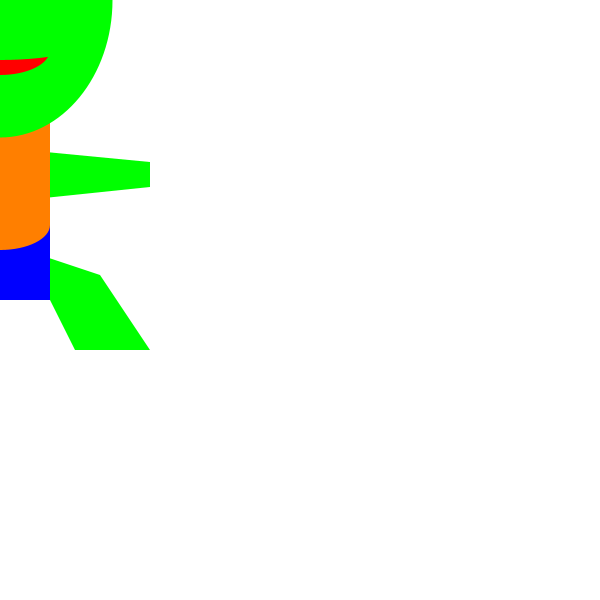
Frame 1 (no input)
Frame 60 (the mouse pressed at the canvas centre just before this capture): identical to frame 1, image omitted
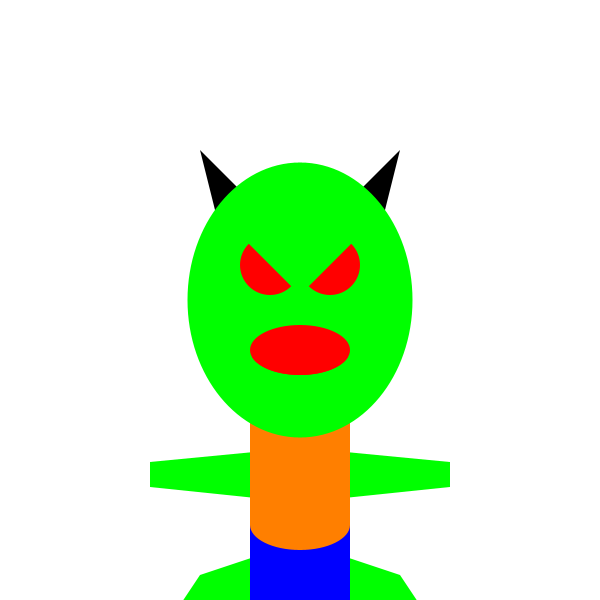
Frame 120 (the mouse held since frame 60 and released just before this capture)

The Processing sketch that drew these frames (run headless with seeded random() and noise(); from frame 60 on, the mouse is pressed at the canvas centre):

// Processing sketch: CalvinCheang_Ex1
// ── CalvinCheang_Ex1.pde
void setup(){
  size(600,600);
  background(255);
  
  fill(0);
  triangle(300,250,200,150,250,350);
  triangle(300,250,400,150,350,350);
  //ellipse(width/2,height/2,225,275);
  ellipse(mouseX,mouseY,225,275);
  
  fill(255,0,0);
  arc(width/2-30,height/2-35,60,60,QUARTER_PI,PI+QUARTER_PI, PIE);
  arc(width/2+30,height/2-35,60,60,0-QUARTER_PI,HALF_PI+QUARTER_PI,PIE);
  
  ellipse(width/2,height/2+50,100,50);
  
  
  
  frameRate(30);
}

void draw(){
  size(600,600);
  background(255);
  noStroke();
  fill(0);
  triangle(mouseX,mouseY-50,mouseX-100,mouseY-150,mouseX-50,mouseY+50);
  triangle(mouseX,mouseY-50,mouseX+100,mouseY-150,mouseX+50,mouseY+50);
  fill(0,255,0);
  quad(mouseX-25,mouseY+250,mouseX-75,mouseY+350,mouseX-150,mouseY+350,mouseX-100,mouseY+275);
  quad(mouseX+25,mouseY+250,mouseX+75,mouseY+350,mouseX+150,mouseY+350,mouseX+100,mouseY+275);
  quad(mouseX-25,mouseY+150,mouseX-25,mouseY+200,mouseX-150,mouseY+187,mouseX-150,mouseY+162);
  quad(mouseX+25,mouseY+150,mouseX+25,mouseY+200,mouseX+150,mouseY+187,mouseX+150,mouseY+162);
  fill(0,0,255);
  rect(mouseX-50,mouseY+100,100,200);
  fill(255,127,0);
  rect(mouseX-50,mouseY+100,100,125);
  ellipse(mouseX,mouseY+225,100,50);
  fill(0,255,0);
  ellipse(mouseX,mouseY,225,275);
  
  fill(255,0,0);
  arc(mouseX-30,mouseY-35,60,60,QUARTER_PI,PI+QUARTER_PI, PIE);
  arc(mouseX+30,mouseY-35,60,60,0-QUARTER_PI,HALF_PI+QUARTER_PI,PIE);
  ellipse(mouseX,mouseY+50,100,50);
  fill(0,255,0);
  ellipse(mouseX,mouseY+35,200,50);
  
  if(mousePressed){
    fill(255,0,0);
    ellipse(mouseX,mouseY+50,100,50);
   
  }
  
}
